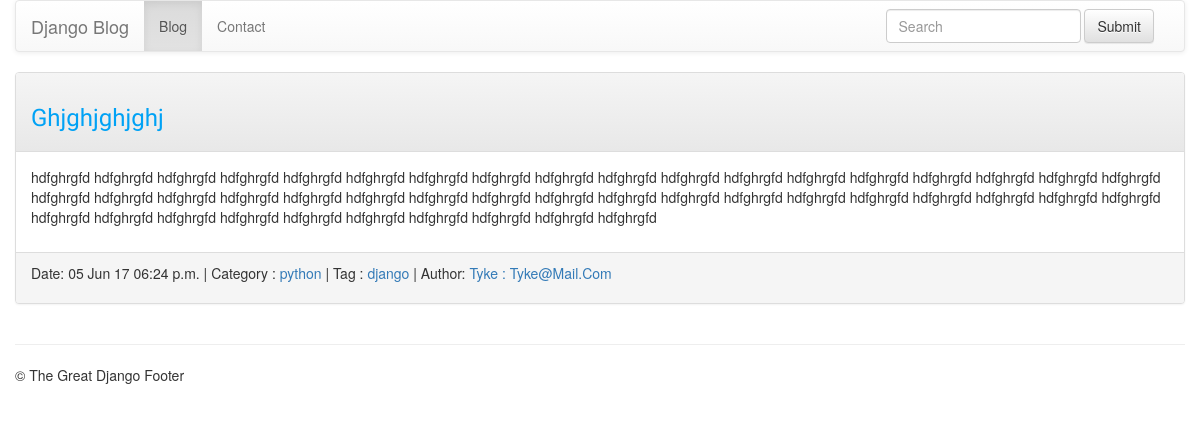
The app's page /5/ with its own data.
### blog/models.py (models this page shows, shortened)
class Post(models.Model):
    title = models.CharField(max_length=200)
    slug = models.SlugField(unique=True, help_text="Slug will be generated automatically from post title, and will be displayed when post is saved")
    content = models.TextField()
    pub_date = models.DateTimeField(auto_now_add=True)
    author = models.ForeignKey(Author)
    category = models.ForeignKey(Category)
    tags = models.ManyToManyField(Tag)

class Category(models.Model):
    name = models.CharField(max_length=100, unique=True)
    slug = models.SlugField(max_length=100, unique=True)
    author = models.ForeignKey(Author)
    class Meta:
        verbose_name_plural = "Categories"
    def __str__(self):
        return self.name
    def get_absolute_url(self):
        return reverse('posts_by_category', args=[self.slug])

class Tag(models.Model):
    name = models.CharField(max_length=100, unique=True)
    slug = models.SlugField(max_length=100, unique=True)
    author = models.ForeignKey(Author)
    def __str__(self):
        return self.name
    def get_absolute_url(self):
        return reverse('posts_by_tag', args=[self.slug])

class Author(models.Model):
    name = models.CharField(max_length=50, verbose_name="Author Name")
    email = models.EmailField(unique=True)
    active = models.BooleanField(default=False)
    created_on = models.DateTimeField(auto_now_add=True)
    last_logged_in = models.DateTimeField(auto_now=True)
    def __str__(self):
        return self.name + " : " + self.email

### blog/views.py (the view)
# urls.py: url(r'^(?P<pk>\d+)/$', views.post_detail, name='post_detail'),
def post_detail(request, pk):
    post = get_object_or_404(Post, pk=pk)
    return render(request, 'blog/post_detail.html', { 'post':post})

### blog/templates/blog/post_detail.html (shortened to what this page needs)
{% extends "blog/base.html"  %} {% load static %}
{% block content %}
<div class="panel panel-default">
    <div class="panel-heading">
        <h3><a>{{ post.title|capfirst }}</a></h3>
    </div>
    <div class="panel-body">
         <p>
            {{ post.content }}
        </p>
    </div>
    <div class="panel-footer">
        <p class="post-info">
            {% include 'blog/post_info.html' %}
        </p>
    </div>
</div>
{% endblock %}

### blog/templates/blog/post_info.html
<span>Date: {{ post.pub_date|date:"d M y h:i a" }}</span> |
<span>Category : <a href="{{ post.category.get_absolute_url }}">{{ post.category }}</a></span> |
<span>Tag :
  {% for tag in post.tags.all %}
      <a href="{{ tag.get_absolute_url }}">{{ tag }}</a>
  {% empty %}
      None
  {% endfor %}
</span>|
<span>Author: <a href="{{ post.author.get_absolute_url }}">{{ post.author|title }}</a></span>

### blog/static/blog/blog.css (style rules this page uses)
h3 a { color: #00A2F5; font-family: 'Lobster'; font-size: 20; }
body { padding-left: 15px; padding-right: 15px; }

### records on screen
Post: title "Ghjghjghjghj", content "hdfghrgfd hdfghrgfd hdfghrgfd hdfghrgfd hdfghrgfd hdfghrgfd hdfghrgfd hdfghrgfd hdfghrgfd hdfghrgfd hdfghrgfd hdfghrgfd hdfghrgfd hdfghrgfd hdfghrgfd hdfghrgfd hdfghrgfd hdfghrgfd hdfghrgfd hdfghrgfd hdfghrgfd hdfghrgfd hdfghrgfd hdfghrgfd hdfghrgfd hdfghrgfd hdfghrgfd hdfghrgfd hdfghrgfd hdfghrgfd hdfghrgfd hdfghrgfd hdfghrgfd hdfghrgfd hdfghrgfd hdfghrgfd hdfghrgfd hdfghrgfd hdfghrgfd hdfghrgfd hdfghrgfd hdfghrgfd hdfghrgfd hdfghrgfd hdfghrgfd hdfghrgfd", pub_date "05 Jun 17 06:24 p.m.", category "python", author "Tyke : Tyke@Mail.Com"
Tag: name "django"
